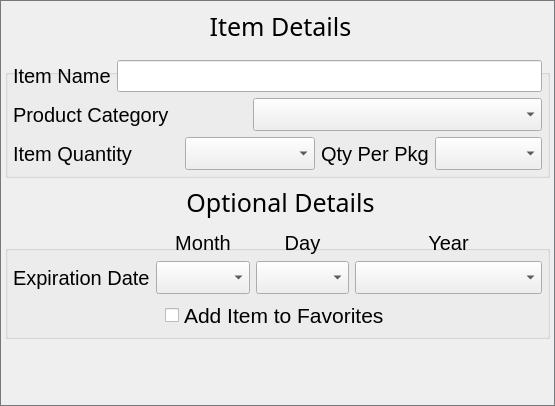
<?xml version="1.0" encoding="UTF-8"?>
<ui version="4.0">
 <class>NewItemDetails</class>
 <widget class="QDialog" name="NewItemDetails">
  <property name="geometry">
   <rect>
    <x>0</x>
    <y>0</y>
    <width>555</width>
    <height>406</height>
   </rect>
  </property>
  <property name="font">
   <font>
    <pointsize>19</pointsize>
   </font>
  </property>
  <property name="windowTitle">
   <string>Dialog</string>
  </property>
  <property name="styleSheet">
   <string notr="true">QDialog
{
	border: 1px solid #76797C;
}</string>
  </property>
  <layout class="QGridLayout" name="gridLayout" rowstretch="0,0,0" columnstretch="0,0,0,0">
   <property name="leftMargin">
    <number>5</number>
   </property>
   <property name="topMargin">
    <number>5</number>
   </property>
   <property name="rightMargin">
    <number>5</number>
   </property>
   <property name="bottomMargin">
    <number>5</number>
   </property>
   <property name="verticalSpacing">
    <number>3</number>
   </property>
   <item row="2" column="1" colspan="3">
    <layout class="QHBoxLayout" name="horizontalLayout_1">
     <property name="spacing">
      <number>15</number>
     </property>
     <property name="topMargin">
      <number>0</number>
     </property>
     <item>
      <spacer name="horizontalSpacer">
       <property name="orientation">
        <enum>Qt::Horizontal</enum>
       </property>
       <property name="sizeHint" stdset="0">
        <size>
         <width>40</width>
         <height>20</height>
        </size>
       </property>
      </spacer>
     </item>
     <item>
      <widget class="TouchButton" name="accept_button">
       <property name="minimumSize">
        <size>
         <width>48</width>
         <height>48</height>
        </size>
       </property>
       <property name="maximumSize">
        <size>
         <width>48</width>
         <height>48</height>
        </size>
       </property>
       <property name="styleSheet">
        <string notr="true">background-color: transparent;
border: 0;</string>
       </property>
       <property name="text">
        <string/>
       </property>
       <property name="icon">
        <iconset resource="../Resource_BY.qrc">
         <normaloff>:/Icons/Icons/GreenCheckIcon_Finished.png</normaloff>:/Icons/Icons/GreenCheckIcon_Finished.png</iconset>
       </property>
       <property name="iconSize">
        <size>
         <width>48</width>
         <height>48</height>
        </size>
       </property>
      </widget>
     </item>
     <item>
      <widget class="TouchButton" name="cancel_button">
       <property name="minimumSize">
        <size>
         <width>48</width>
         <height>48</height>
        </size>
       </property>
       <property name="maximumSize">
        <size>
         <width>48</width>
         <height>48</height>
        </size>
       </property>
       <property name="styleSheet">
        <string notr="true">background-color: transparent;
border: 0;</string>
       </property>
       <property name="text">
        <string/>
       </property>
       <property name="icon">
        <iconset resource="../Resource_BY.qrc">
         <normaloff>:/Icons/Icons/RedCancelIcon_Finished.png</normaloff>:/Icons/Icons/RedCancelIcon_Finished.png</iconset>
       </property>
       <property name="iconSize">
        <size>
         <width>48</width>
         <height>48</height>
        </size>
       </property>
      </widget>
     </item>
    </layout>
   </item>
   <item row="1" column="1" colspan="3">
    <widget class="QGroupBox" name="groupBox_optional">
     <property name="sizePolicy">
      <sizepolicy hsizetype="Preferred" vsizetype="Maximum">
       <horstretch>0</horstretch>
       <verstretch>0</verstretch>
      </sizepolicy>
     </property>
     <property name="font">
      <font>
       <family>Cronus Round</family>
       <pointsize>19</pointsize>
      </font>
     </property>
     <property name="styleSheet">
      <string notr="true">QGroupBox
{
	margin-top: 25px;
}

QGroupBox::title
{
	padding-top: 0px;
	margin-top: 0px;
	margin-bottom: 5px;
	/*padding-top: -30px;*/
	subcontrol-origin: margin;
     subcontrol-position: top center; /* position at the top center */
}</string>
     </property>
     <property name="title">
      <string>Optional Details</string>
     </property>
     <property name="alignment">
      <set>Qt::AlignCenter</set>
     </property>
     <layout class="QGridLayout" name="gridLayout_3">
      <property name="leftMargin">
       <number>5</number>
      </property>
      <property name="topMargin">
       <number>5</number>
      </property>
      <property name="rightMargin">
       <number>5</number>
      </property>
      <property name="bottomMargin">
       <number>5</number>
      </property>
      <item row="0" column="1">
       <widget class="QLabel" name="monthlabel">
        <property name="font">
         <font>
          <family>Segoe UI</family>
          <pointsize>15</pointsize>
         </font>
        </property>
        <property name="styleSheet">
         <string notr="true">background-color: transparent;</string>
        </property>
        <property name="text">
         <string>Month</string>
        </property>
        <property name="alignment">
         <set>Qt::AlignCenter</set>
        </property>
       </widget>
      </item>
      <item row="0" column="2">
       <widget class="QLabel" name="day_label">
        <property name="font">
         <font>
          <family>Segoe UI</family>
          <pointsize>15</pointsize>
         </font>
        </property>
        <property name="styleSheet">
         <string notr="true">background-color: transparent;</string>
        </property>
        <property name="text">
         <string>Day</string>
        </property>
        <property name="alignment">
         <set>Qt::AlignCenter</set>
        </property>
       </widget>
      </item>
      <item row="1" column="0">
       <widget class="QLabel" name="exp_label">
        <property name="font">
         <font>
          <family>Segoe UI</family>
          <pointsize>15</pointsize>
         </font>
        </property>
        <property name="text">
         <string>Expiration Date</string>
        </property>
       </widget>
      </item>
      <item row="1" column="1">
       <widget class="QComboBox" name="month_combo">
        <property name="font">
         <font>
          <family>Segoe UI</family>
          <pointsize>16</pointsize>
         </font>
        </property>
        <item>
         <property name="text">
          <string/>
         </property>
        </item>
       </widget>
      </item>
      <item row="1" column="2">
       <widget class="QComboBox" name="day_combo">
        <property name="font">
         <font>
          <family>Segoe UI</family>
          <pointsize>16</pointsize>
         </font>
        </property>
        <item>
         <property name="text">
          <string/>
         </property>
        </item>
       </widget>
      </item>
      <item row="1" column="3" colspan="2">
       <widget class="QComboBox" name="year_combo">
        <property name="font">
         <font>
          <family>Segoe UI</family>
          <pointsize>16</pointsize>
         </font>
        </property>
        <item>
         <property name="text">
          <string/>
         </property>
        </item>
       </widget>
      </item>
      <item row="0" column="3" colspan="2">
       <widget class="QLabel" name="year_label">
        <property name="font">
         <font>
          <family>Segoe UI</family>
          <pointsize>15</pointsize>
         </font>
        </property>
        <property name="styleSheet">
         <string notr="true">background-color: transparent;</string>
        </property>
        <property name="text">
         <string>Year</string>
        </property>
        <property name="alignment">
         <set>Qt::AlignCenter</set>
        </property>
       </widget>
      </item>
      <item row="2" column="0" colspan="5" alignment="Qt::AlignHCenter">
       <widget class="TouchCheckbox" name="favorites_check">
        <property name="font">
         <font>
          <family>Segoe UI</family>
          <pointsize>16</pointsize>
         </font>
        </property>
        <property name="text">
         <string>Add Item to Favorites</string>
        </property>
       </widget>
      </item>
     </layout>
    </widget>
   </item>
   <item row="0" column="1" colspan="3">
    <widget class="QGroupBox" name="groupBox_main">
     <property name="sizePolicy">
      <sizepolicy hsizetype="Preferred" vsizetype="Maximum">
       <horstretch>0</horstretch>
       <verstretch>0</verstretch>
      </sizepolicy>
     </property>
     <property name="font">
      <font>
       <family>Cronus Round</family>
       <pointsize>19</pointsize>
      </font>
     </property>
     <property name="styleSheet">
      <string notr="true">QGroupBox
{
	margin-top: 25px;
}

QGroupBox::title
{
	padding-top: 0px;
	margin-top: 0px;
	subcontrol-origin: margin;
     subcontrol-position: top center; /* position at the top center */
}</string>
     </property>
     <property name="title">
      <string>Item Details</string>
     </property>
     <property name="alignment">
      <set>Qt::AlignCenter</set>
     </property>
     <property name="flat">
      <bool>true</bool>
     </property>
     <property name="checkable">
      <bool>false</bool>
     </property>
     <layout class="QGridLayout" name="gridLayout_2">
      <property name="leftMargin">
       <number>5</number>
      </property>
      <property name="topMargin">
       <number>10</number>
      </property>
      <property name="rightMargin">
       <number>5</number>
      </property>
      <property name="bottomMargin">
       <number>5</number>
      </property>
      <item row="0" column="0">
       <widget class="QLabel" name="itemName_label">
        <property name="font">
         <font>
          <family>Segoe UI</family>
          <pointsize>15</pointsize>
         </font>
        </property>
        <property name="text">
         <string>Item Name</string>
        </property>
       </widget>
      </item>
      <item row="1" column="0" colspan="3">
       <widget class="QLabel" name="category_label">
        <property name="font">
         <font>
          <family>Segoe UI</family>
          <pointsize>15</pointsize>
         </font>
        </property>
        <property name="text">
         <string>Product Category</string>
        </property>
       </widget>
      </item>
      <item row="2" column="0" colspan="2">
       <widget class="QLabel" name="itemQty_label">
        <property name="font">
         <font>
          <family>Segoe UI</family>
          <pointsize>15</pointsize>
         </font>
        </property>
        <property name="text">
         <string>Item Quantity</string>
        </property>
       </widget>
      </item>
      <item row="2" column="2" colspan="2">
       <widget class="QComboBox" name="itemQty_combo">
        <property name="font">
         <font>
          <family>Segoe UI</family>
          <pointsize>16</pointsize>
         </font>
        </property>
       </widget>
      </item>
      <item row="2" column="4">
       <widget class="QLabel" name="pkgQty_label">
        <property name="font">
         <font>
          <family>Segoe UI</family>
          <pointsize>15</pointsize>
         </font>
        </property>
        <property name="text">
         <string>Qty Per Pkg</string>
        </property>
       </widget>
      </item>
      <item row="2" column="5">
       <widget class="QComboBox" name="pkgQty_combo">
        <property name="font">
         <font>
          <family>Segoe UI</family>
          <pointsize>16</pointsize>
         </font>
        </property>
       </widget>
      </item>
      <item row="0" column="1" colspan="5">
       <widget class="TouchLineEdit" name="itemName_textBox">
        <property name="font">
         <font>
          <family>Segoe UI</family>
          <pointsize>15</pointsize>
          <weight>50</weight>
          <bold>false</bold>
         </font>
        </property>
        <property name="maxLength">
         <number>20</number>
        </property>
        <property name="clearButtonEnabled">
         <bool>false</bool>
        </property>
       </widget>
      </item>
      <item row="1" column="3" colspan="3">
       <widget class="QComboBox" name="category_combo">
        <property name="font">
         <font>
          <family>Segoe UI</family>
          <pointsize>16</pointsize>
         </font>
        </property>
       </widget>
      </item>
     </layout>
    </widget>
   </item>
  </layout>
  <zorder>groupBox_main</zorder>
  <zorder>groupBox_optional</zorder>
 </widget>
 <customwidgets>
  <customwidget>
   <class>TouchButton</class>
   <extends>QPushButton</extends>
   <header>Widgets/touchButton.h</header>
  </customwidget>
  <customwidget>
   <class>TouchLineEdit</class>
   <extends>QLineEdit</extends>
   <header>Widgets/touchLineEdit.h</header>
  </customwidget>
  <customwidget>
   <class>TouchCheckbox</class>
   <extends>QCheckBox</extends>
   <header>Widgets/touchCheckbox.h</header>
  </customwidget>
 </customwidgets>
 <resources>
  <include location="../QDarkStylesheet/style.qrc"/>
  <include location="../Resource_BY.qrc"/>
 </resources>
 <connections/>
</ui>
